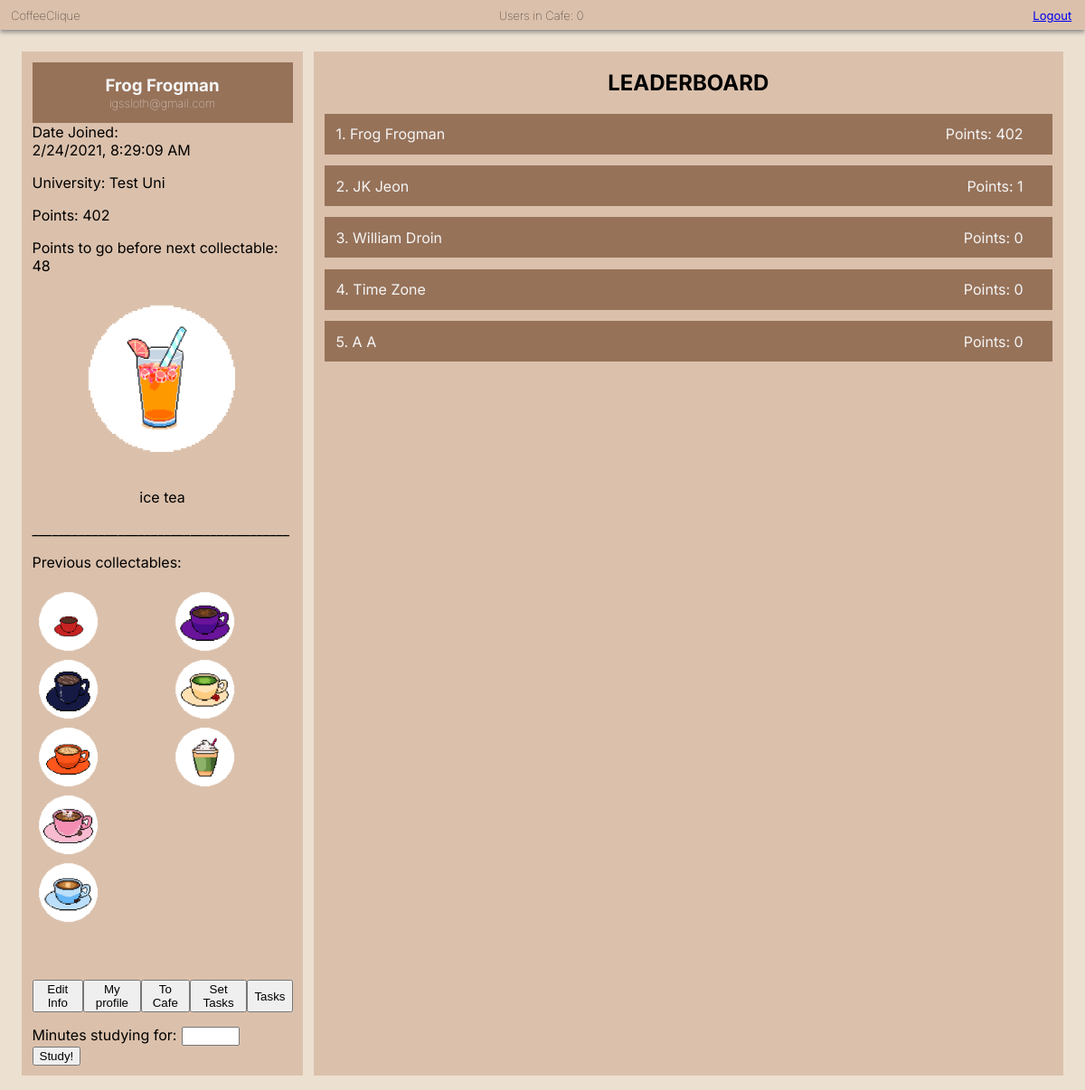
Page /dashboard (signed in) on the earlier database version.
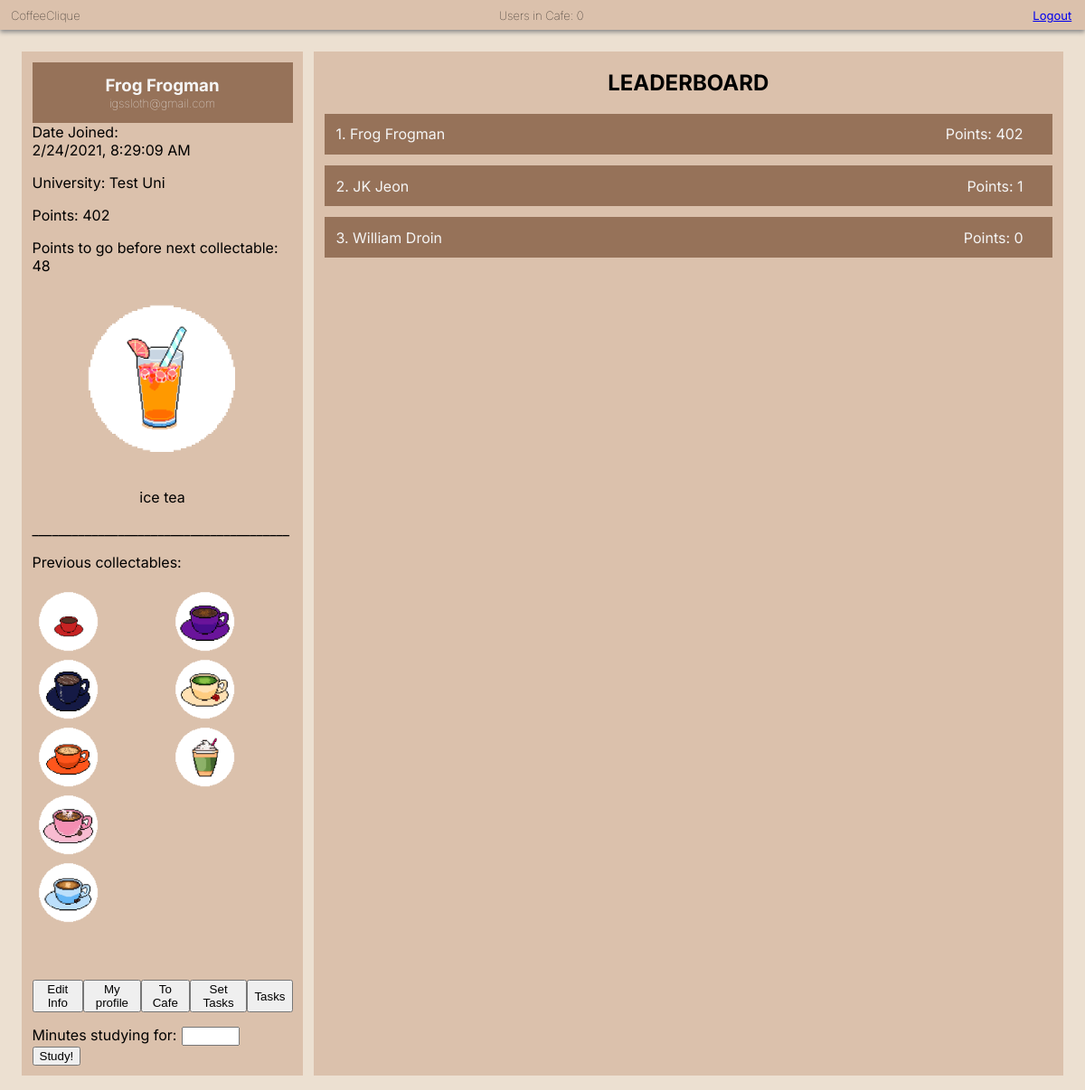
Same page on the later database version.
### app/models.py (models this page shows, shortened)
class CoffeeUser(AbstractBaseUser):
    AVAILABLE_UNIS = (
        ("University of Exeter", "University of Exeter"),
        ("Test uni", "Test uni")
    )
    email = models.EmailField(verbose_name="email", unique=True)
    date_joined = models.DateTimeField(verbose_name="date_joined",
                                       auto_now_add=True)
    last_login = models.DateTimeField(verbose_name="last_login", auto_now=True)
    is_admin = models.BooleanField(default=False)
    is_active = models.BooleanField(default=True)
    is_staff = models.BooleanField(default=False)
    is_superuser = models.BooleanField(default=False)
    first_name = models.CharField(max_length=50)
    last_name = models.CharField(max_length=50)
    university = models.CharField(max_length=50, choices=AVAILABLE_UNIS)
    year = models.PositiveIntegerField(null=True, blank=True)
    course = models.CharField(max_length=50, blank=True)
    cafe_table_ids = models.ManyToManyField(CafeTable, blank=True)
    points = models.PositiveIntegerField(default=0)
    studying_until = models.DateTimeField(null=True, blank=True)
    share_tables = models.BooleanField(default=True)
    tasks_set_today = models.PositiveIntegerField(default=0)
    next_possible_set = models.DateField(null=True, blank=True)
    student_tasks_completed = models.PositiveIntegerField(default=0)
    next_possible_complete = models.DateField(null=True, blank=True)
    facebook = models.CharField(max_length=255, null=True, blank=True)
    twitter = models.CharField(max_length=255, null=True, blank=True)
    instagram = models.CharField(max_length=255, null=True, blank=True)
    USERNAME_FIELD = "email"  # users log in using their email
    REQUIRED_FIELDS = ["first_name", "last_name", "university", "is_staff"]
    objects = CoffeeUserManager()

### app/views.py (the view, shortened to what this page needs)
# urls.py: path('dashboard', views.dashboard, name='dashboard'),
@login_required(login_url='/')
def dashboard(request):
    user = request.user
    users = CoffeeUser.objects.filter(is_staff=False)
    sorted_users = sorted(users, key=attrgetter("points"), reverse=True)
    if len(sorted_users) > 10:
        sorted_users = sorted_users[:9]
    if user.is_staff is False:
        current_user_points = user.points
        pointsLevel = check_points_treshold(current_user_points)
        link_img = list_coffee_link[int(pointsLevel)]
        name_coffee = list_coffee_name[int(pointsLevel)]
        previous_collectables = []
        index_list = 0
        while (index_list < int(pointsLevel)):
            previous_collectables.append(list_coffee_link[index_list])
            index_list += 1
        points_to_go_next_collectable = int(how_much_to_go(pointsLevel))
        if user.studying_until:
            if user.studying_until <= datetime.datetime.now():
                user.studying_until = None
                user.save()
                studying = False
            else:
                studying = True
        else:
            studying = False
    else:  # staff user - don't waste computation on irrelevant stuff
        link_img = ''
        points_to_go_next_collectable = 0
        name_coffee = ''
        previous_collectables = []
        studying = False
    tz_date = pytz.utc.localize(user.date_joined).isoformat()
    context = {
        'firstName': user.first_name,
        'lastName': user.last_name,
        'email': user.email,
        'university': user.get_university_display(),
        'dateJoined': tz_date,
        'points': user.points,
        'users': sorted_users,
        'collectable': link_img,
        'pointsToGo': points_to_go_next_collectable,
        'nameCollectable': name_coffee,
        'previousCollectables': previous_collectables,
        'listOfCoffeeLink': list_coffee_link,
        'num_users': get_number_current_users(),
        'break_form': StudyBreaksForm(),
        'studying': studying,
        'pk': user.pk,
        'staff': user.is_staff,
    }
    return render(request, "dashboard.html", context)

### app/forms.py
class StudyBreaksForm(forms.Form):
    minutes_studying_for = forms.IntegerField(min_value=5, max_value=300)

### app/small_scripts_def.py (called while the page is built)
def check_points_treshold(total_points):
    level = total_points/50
    if (level >= 9):
        return 9
    else:
        return level

def how_much_to_go(current_level):
    if (current_level<9):
        int_value = int(current_level)
        to_go_level = (int_value+1) - current_level
        to_go_points = to_go_level*50
        return to_go_points
    else:
        return 0

### app/views.py (called while the page is built)
def get_number_current_users():
    active_sessions = Session.objects.filter(expire_date__gte=timezone.now())
    active = 0
    for session in active_sessions:
        data = session.get_decoded()
        if data != {}:
            active += 1
    return active

### app/templates/dashboard.html (shortened to what this page needs)
<!DOCTYPE html>
<html lang="en">
<head>
  {% load static %}
  <link rel="stylesheet" type="text/css" href="{% static 'css/basic.css' %}"></link>
  <link rel="stylesheet" type="text/css" href="{% static 'css/dashboard.css' %}"></link>
</head>
<body>
  <div class="top_bar">
    <h6 class="app_name">CoffeeClique</h6>
    <h6 class="user_count">Users in Cafe: {{ num_users }}</h6>
    <a class="logout" href="{% url 'logout' %}">Logout</a>
  </div>
  <div class="main">
    <div class="user_info">
      <div class="person">
        <h3 class="name"> {{ firstName }} {{ lastName }} </h3>
        <p class="email"> {{ email }} </p>
      </div>
        Date Joined:
        <div id="joinDate"></div>
      <p class="uni"> University: {{ university }} </p>
      {% if staff is False %}
      <p> Points: {{ points }} </p>
      <p> Points to go before next collectable: {{ pointsToGo }} </p>
      <div class="Collectable">
        <p style=" text-align: center ">
        <img src='{% static collectable %}' style="width: 200px; height: auto">
      </p>
        <p style=" text-align: center "> {{nameCollectable}} </p>
      </div>
      <p> _______________________________________ </p>
      <p> Previous collectables: </p>
      <div class="grid_collectables">
        {% for img in previousCollectables %}
        {% if forloop.counter > 5%}
          <img src="{% static img %}" style="grid-column: 2; grid-row: ;" >
        {% endif %}
        {% if forloop.counter < 6 %}
          <img src="{% static img %}" style="grid-column: 1; grid-row: {{forloop.counter}};" >
        {% endif %}
        {% endfor %}
      </div>
      {% endif %}
      <div class="buttons">
        <button onclick="document.location='dashboard/edit_info'" id="edit_info">Edit Info</button>
        <button onclick="document.location='profile_page/{{ pk }}'" id="profile_page">My profile</button>
        <button onclick="document.location='table_view'" id="table_view">To Cafe</button>
        <button onclick="document.location='set_tasks'" id="set_tasks">Set Tasks</button>
        {% if staff is False %}
        <button onclick="document.location='view_tasks'" id="view_tasks">Tasks</button>
        {% endif %}
      </div>
      {% if staff is False %}
      <div class="set_study_break">
        {% if studying == False %}
        <form method="post">
          {{ break_form }}<button type="submit"> Study! </button>
        </form>
        {% endif %}
      </div>
      {% endif %}
    </div>
    <div class="leaderboard">
      <h2 class="board_title">LEADERBOARD</h2>
    {% for student in users %}
      <li>{{ forloop.counter }}. <div class="student">{{ student.first_name }} {{ student.last_name }}</div> <div class="points">Points: {{ student.points }}</div></li>
    {% endfor %}
    </div>
</div>
</body>
</html>

### app/static/css/basic.css (style rules this page uses)
body { background-color: #ece0d1; margin: 0%; font-family: 'Inter', sans-serif; }
.top_bar { background-color: #dbc1ac; box-shadow: 0px 2.5px 5px #888888; padding-left: 1%; }
.app_name { margin: 0; padding-top: 9px; padding-bottom: 8px; font-size: small; font-weight:lighter; display: inline-block; width: 32%; }
.user_count { margin: 0; padding-top: 9px; padding-bottom: 8px; font-size: small; font-weight:lighter; width: 34%; display: inline-block; text-align: center; }
.logout { display: inline-block; width: 32%; text-align: right; font-size: small; }

### app/static/css/dashboard.css (style rules this page uses)
.main { display: flex; margin: 2%; }
.user_info { background-color: #dbc1ac; width: 25%; margin-right: 1%; padding: 1%; }
.leaderboard { background-color: #dbc1ac; width: 72%; }
.person { background-color: #967259; color: whitesmoke; padding: 5%; }
.name { text-transform: capitalize; text-align: center; margin: 0; }
.email { text-align: center; margin: 0; font-size: small; font-weight: lighter; }
.uni { text-transform: capitalize; }
.buttons { display: inline-flex; }
.set_study_break { padding-top: 5%; }
#id_minutes_studying_for { margin-left: 2%; margin-right: 2%; }
.board_title { text-align: center; }
li { display: block; background-color: #967259; color: whitesmoke; margin: 1.5%; padding: 1.5%; }
.student { text-transform: capitalize; display: inline; }
.points { float: right; padding-right: 2.5%; }
.grid_collectables { display: grid; justify-content: center; align-content: center; grid-template-columns: repeat(2, 1fr); grid-template-rows: repeat(6, 5vw); grid-gap: 15px; }
.grid_collectables img { width: 80px; height: auto; }

Differences in the rows shown:
removed CoffeeUser: first_name "Time", last_name "Zone", points "0"
removed CoffeeUser: first_name "A", last_name "A", points "0"
